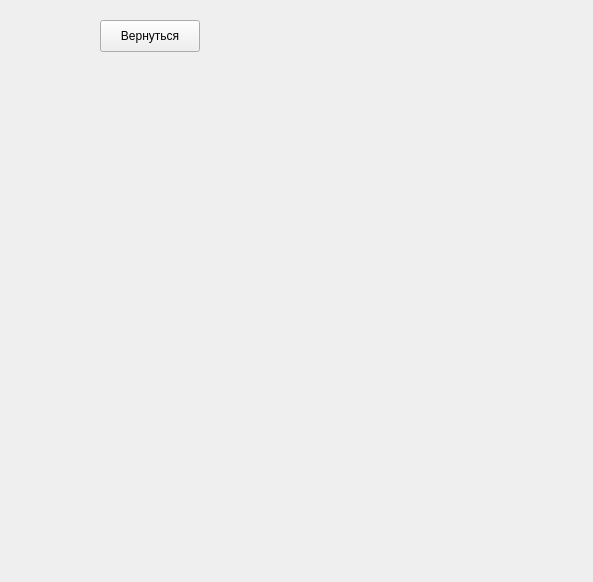
<?xml version="1.0" encoding="UTF-8"?>
<ui version="4.0">
 <class>graph</class>
 <widget class="QWidget" name="graph">
  <property name="geometry">
   <rect>
    <x>0</x>
    <y>0</y>
    <width>593</width>
    <height>582</height>
   </rect>
  </property>
  <property name="windowTitle">
   <string>Graph</string>
  </property>
  <widget class="QCustomPlot" name="graf" native="true">
   <property name="geometry">
    <rect>
     <x>0</x>
     <y>150</y>
     <width>561</width>
     <height>411</height>
    </rect>
   </property>
  </widget>
  <widget class="QPushButton" name="pushButton">
   <property name="geometry">
    <rect>
     <x>100</x>
     <y>20</y>
     <width>100</width>
     <height>32</height>
    </rect>
   </property>
   <property name="text">
    <string>Вернуться</string>
   </property>
  </widget>
 </widget>
 <customwidgets>
  <customwidget>
   <class>QCustomPlot</class>
   <extends>QWidget</extends>
   <header>qcustomplot.h</header>
   <container>1</container>
  </customwidget>
 </customwidgets>
 <resources/>
 <connections/>
</ui>
